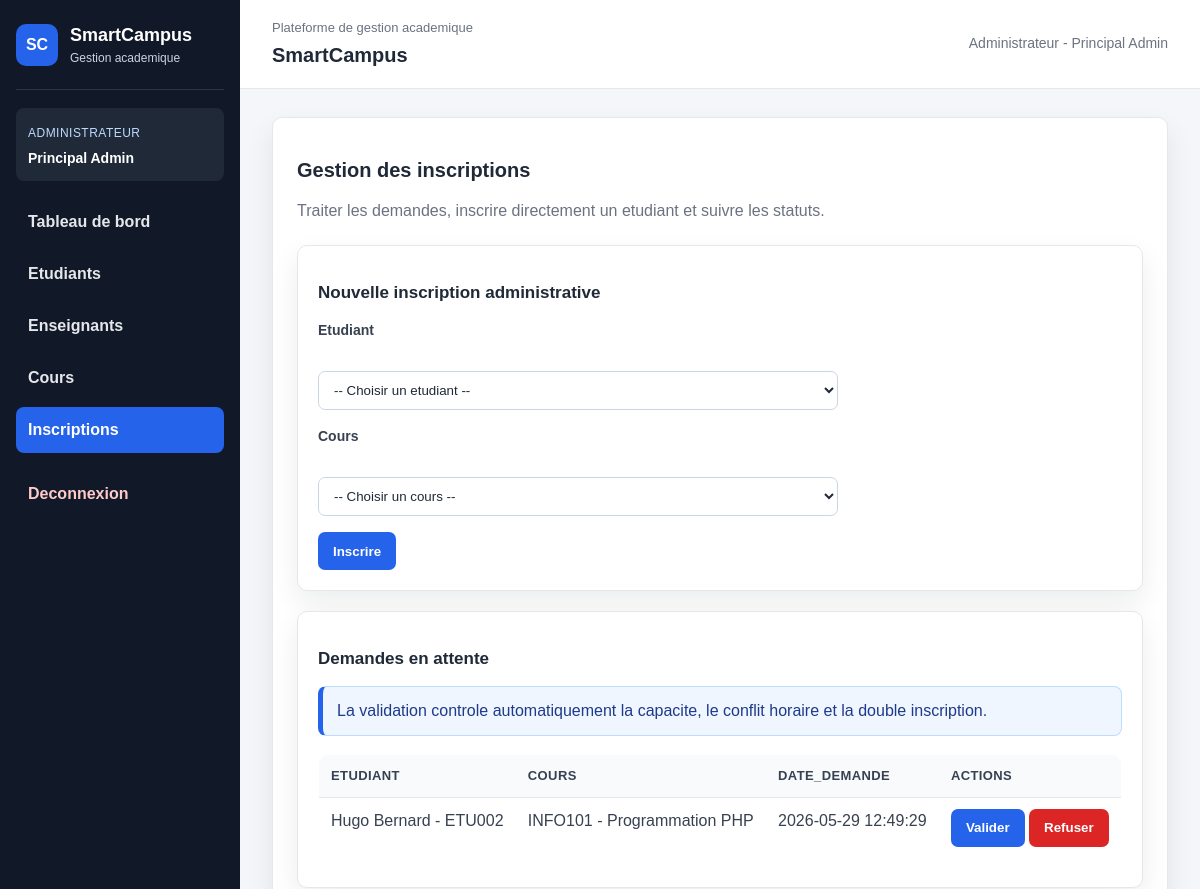
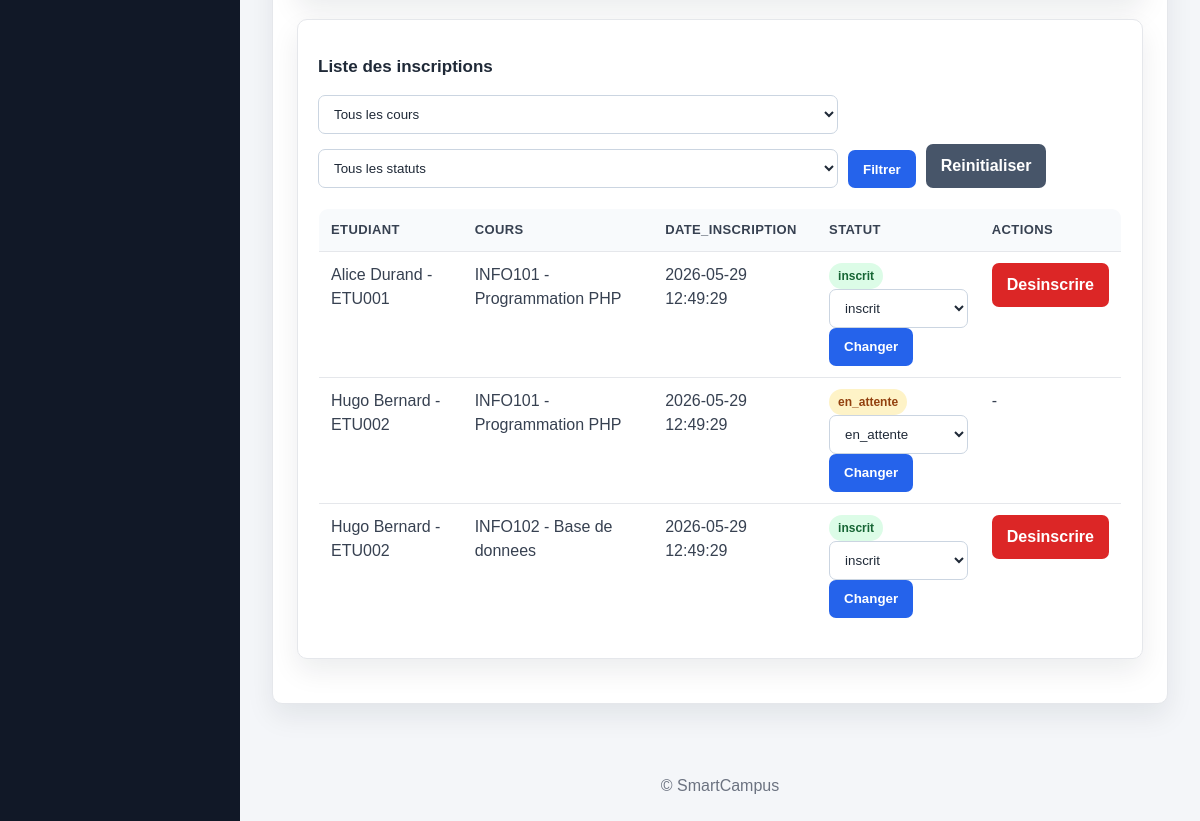
Page /admin/inscriptions.php (signed in) on the earlier database version (2 pictures, top to bottom).
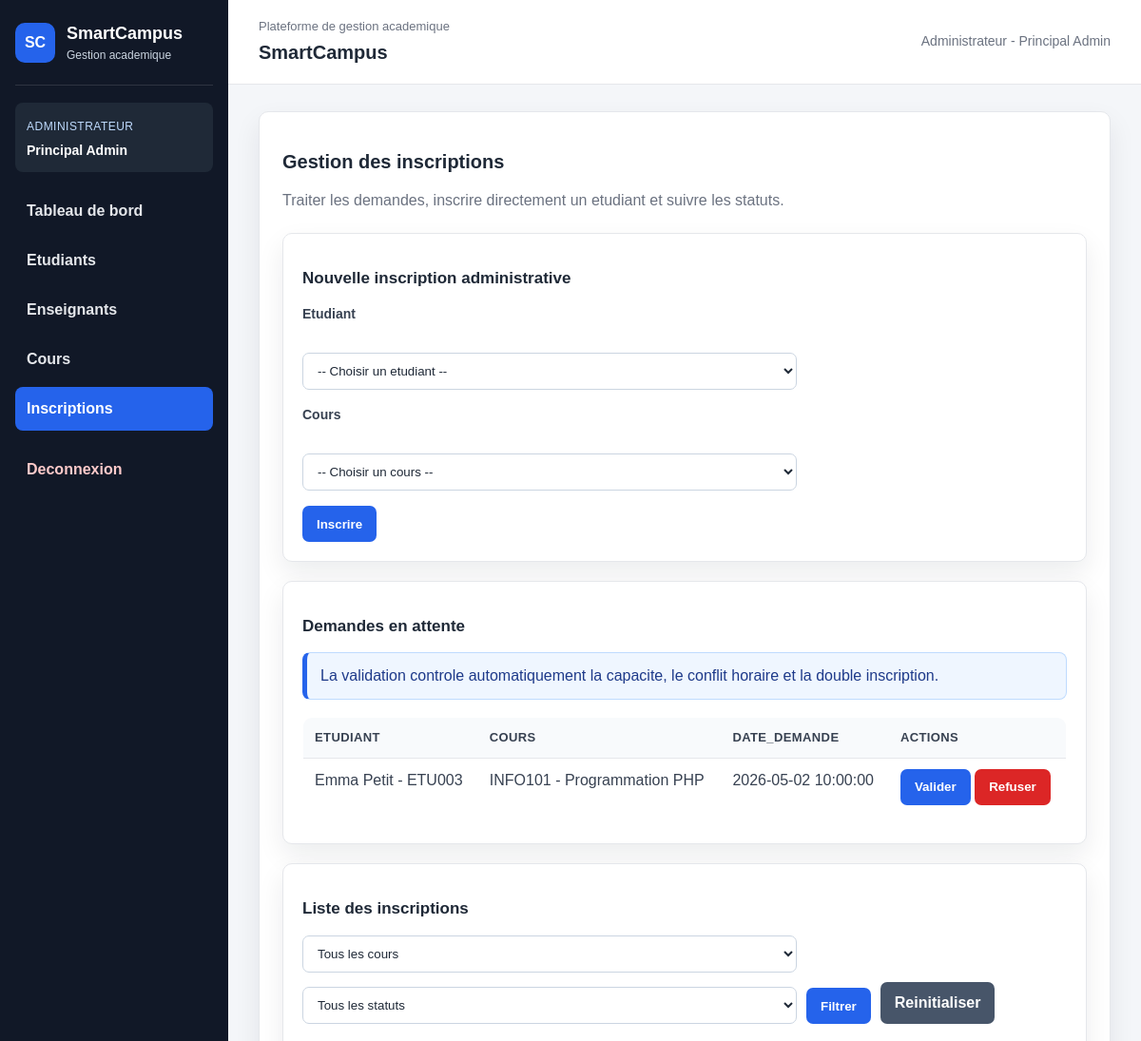
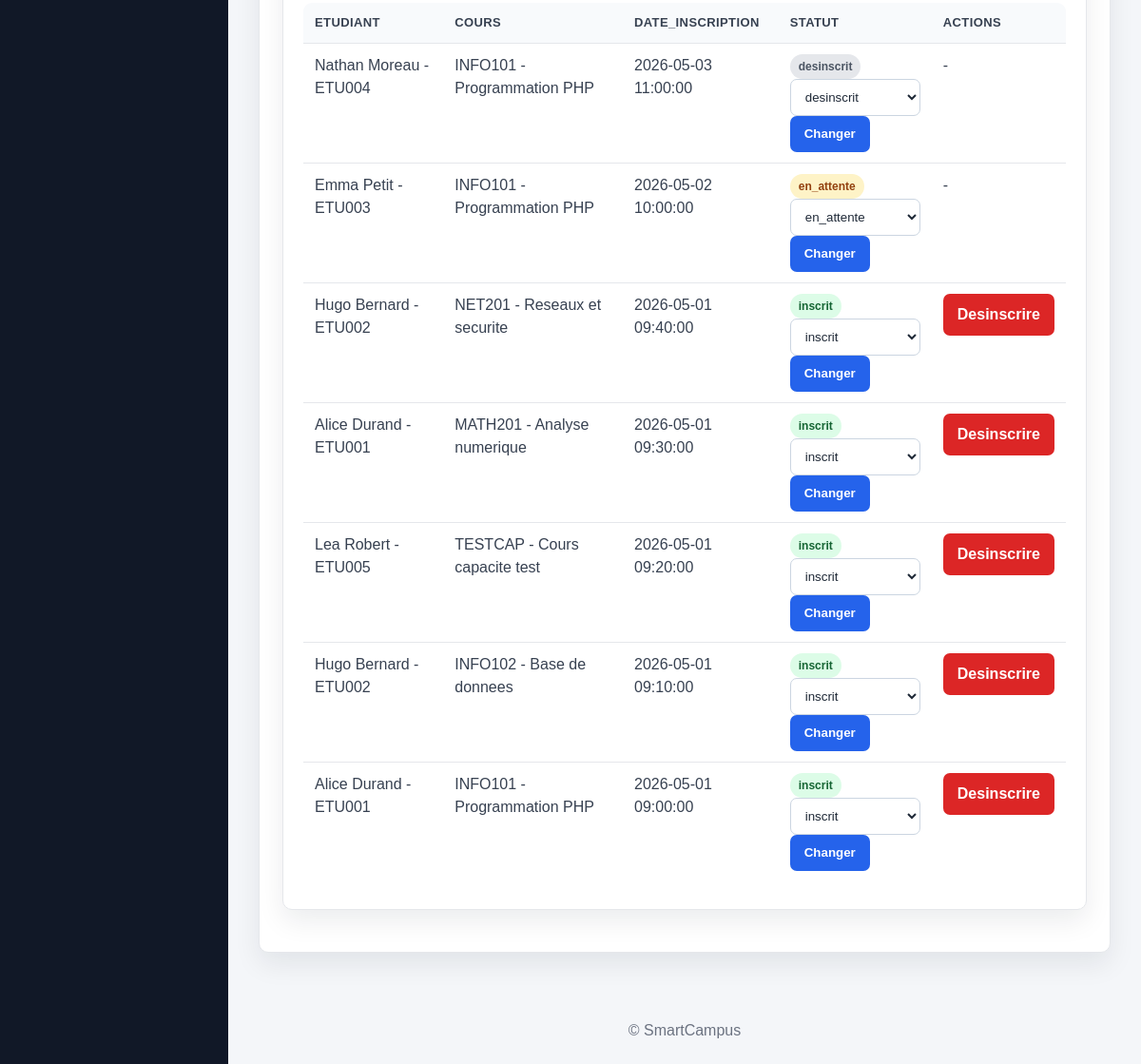
Same page on the later database version (2 pictures, top to bottom).
### tables this page shows
CREATE TABLE inscription (
    id_inscription INT AUTO_INCREMENT PRIMARY KEY,
    date_inscription DATETIME DEFAULT CURRENT_TIMESTAMP,
    statut ENUM('inscrit','desinscrit','en_attente') DEFAULT 'en_attente',
    id_etudiant INT NOT NULL,
    id_cours INT NOT NULL,
    UNIQUE (id_etudiant, id_cours),
    CONSTRAINT fk_inscription_etudiant
        FOREIGN KEY (id_etudiant) REFERENCES etudiant(id_etudiant),
    CONSTRAINT fk_inscription_cours
        FOREIGN KEY (id_cours) REFERENCES cours(id_cours)
);

CREATE TABLE utilisateur (
    id_user INT AUTO_INCREMENT PRIMARY KEY,
    nom VARCHAR(100) NOT NULL,
    prenom VARCHAR(100) NOT NULL,
    email VARCHAR(150) NOT NULL,
    mot_de_passe VARCHAR(255) NOT NULL,
    role ENUM('administrateur','enseignant','etudiant') NOT NULL,
    date_creation TIMESTAMP DEFAULT CURRENT_TIMESTAMP,
    actif TINYINT(1) DEFAULT 1,
    UNIQUE (email)
);

CREATE TABLE etudiant (
    id_etudiant INT AUTO_INCREMENT PRIMARY KEY,
    numero_etudiant VARCHAR(50) NOT NULL,
    niveau VARCHAR(50) NOT NULL,
    groupe_classe VARCHAR(50) NOT NULL,
    date_naissance DATE,
    telephone VARCHAR(30),
    id_user INT NOT NULL,
    UNIQUE (numero_etudiant),
    CONSTRAINT fk_etudiant_utilisateur
        FOREIGN KEY (id_user) REFERENCES utilisateur(id_user)
);

CREATE TABLE cours (
    id_cours INT AUTO_INCREMENT PRIMARY KEY,
    code_cours VARCHAR(50) NOT NULL,
    titre VARCHAR(150) NOT NULL,
    description TEXT,
    capacite_max INT NOT NULL,
    jour VARCHAR(20) NOT NULL,
    heure_debut TIME NOT NULL,
    heure_fin TIME NOT NULL,
    salle VARCHAR(50) NOT NULL,
    semestre VARCHAR(50) NOT NULL,
    id_enseignant INT NOT NULL,
    UNIQUE (code_cours),
    CONSTRAINT fk_cours_enseignant
        FOREIGN KEY (id_enseignant) REFERENCES enseignant(id_enseignant)
);

### admin/inscriptions.php (the view, shortened to what the changed rows need)
<?php
include '../config/db.php';
$types = "";
$params = [];
$sql_inscriptions = "SELECT i.id_inscription, i.date_inscription, i.statut,
                            u.nom, u.prenom, e.numero_etudiant,
                            c.code_cours, c.titre
                     FROM inscription i
                     INNER JOIN etudiant e ON i.id_etudiant = e.id_etudiant
                     INNER JOIN utilisateur u ON e.id_user = u.id_user
                     INNER JOIN cours c ON i.id_cours = c.id_cours";
$sql_inscriptions .= " ORDER BY i.date_inscription DESC";
if (!empty($params)) {
    $stmt_inscriptions = mysqli_prepare($conn, $sql_inscriptions);
    mysqli_stmt_bind_param($stmt_inscriptions, $types, ...$params);
    mysqli_stmt_execute($stmt_inscriptions);
    $result_inscriptions = mysqli_stmt_get_result($stmt_inscriptions);
} else {
    $result_inscriptions = mysqli_query($conn, $sql_inscriptions);
}
$result_demandes = mysqli_query(
    $conn,
    "SELECT i.id_inscription, i.date_inscription,
            u.nom, u.prenom, e.numero_etudiant,
            c.code_cours, c.titre
     FROM inscription i
     INNER JOIN etudiant e ON i.id_etudiant = e.id_etudiant
     INNER JOIN utilisateur u ON e.id_user = u.id_user
     INNER JOIN cours c ON i.id_cours = c.id_cours
     WHERE i.statut = 'en_attente'
     ORDER BY i.date_inscription ASC"
);
include '../includes/header.php';
?>
<section class="container">
<h2>Gestion des inscriptions</h2>
<section class="section-card">
    <table>
        <thead>
            <tr>
                <th>etudiant</th>
                <th>cours</th>
                <th>date_demande</th>
                <th>actions</th>
            </tr>
        </thead>
        <tbody>
            <?php if ($result_demandes && mysqli_num_rows($result_demandes) > 0) { ?>
                <?php while ($demande = mysqli_fetch_assoc($result_demandes)) { ?>
                    <tr>
                        <td><?php echo htmlspecialchars($demande['prenom'] . ' ' . $demande['nom'] . ' - ' . $demande['numero_etudiant']); ?></td>
                        <td><?php echo htmlspecialchars($demande['code_cours'] . ' - ' . $demande['titre']); ?></td>
                        <td><?php echo htmlspecialchars($demande['date_inscription']); ?></td>
                        <td>
                            <form method="post" action="inscriptions.php">
                                <button type="submit" name="valider_demande">Valider</button>
                                <button type="submit" name="refuser_demande" class="danger js-confirm-delete" data-confirm="Refuser cette demande ?">Refuser</button>
                            </form>
                        </td>
                    </tr>
                <?php } ?>
            <?php } else { ?>
                <tr><td colspan="4"><span class="empty-state">Aucune demande en attente.</span></td></tr>
            <?php } ?>
        </tbody>
    </table>
</section>
<section class="section-card">
    <table>
        <thead>
            <tr>
                <th>etudiant</th>
                <th>cours</th>
                <th>date_inscription</th>
                <th>statut</th>
                <th>actions</th>
            </tr>
        </thead>
        <tbody>
            <?php if ($result_inscriptions && mysqli_num_rows($result_inscriptions) > 0) { ?>
                <?php while ($inscription = mysqli_fetch_assoc($result_inscriptions)) { ?>
                    <tr>
                        <td><?php echo htmlspecialchars($inscription['prenom'] . ' ' . $inscription['nom'] . ' - ' . $inscription['numero_etudiant']); ?></td>
                        <td><?php echo htmlspecialchars($inscription['code_cours'] . ' - ' . $inscription['titre']); ?></td>
                        <td><?php echo htmlspecialchars($inscription['date_inscription']); ?></td>
                        <td>
                            <span class="badge <?php
                                if ($inscription['statut'] === 'inscrit') {
                                    echo 'badge-success';
                                } elseif ($inscription['statut'] === 'en_attente') {
                                    echo 'badge-warning';
                                } else {
                                    echo 'badge-muted';
                                }
                            ?>"><?php echo htmlspecialchars($inscription['statut']); ?></span>
                            <form method="post" action="inscriptions.php">
                                <select name="statut">
                                    <option value="inscrit" <?php if ($inscription['statut'] === 'inscrit') echo 'selected'; ?>>inscrit</option>
                                    <option value="en_attente" <?php if ($inscription['statut'] === 'en_attente') echo 'selected'; ?>>en_attente</option>
                                    <option value="desinscrit" <?php if ($inscription['statut'] === 'desinscrit') echo 'selected'; ?>>desinscrit</option>
                                </select>
                                <button type="submit" name="changer_statut">Changer</button>
                            </form>
                        </td>
                        <td>
                            <?php if ($inscription['statut'] === 'inscrit') { ?>
                                <a class="button danger js-confirm-delete" href="inscriptions.php?desinscrire=<?php echo htmlspecialchars($inscription['id_inscription']); ?>" data-confirm="Desinscrire cet etudiant ?">Desinscrire</a>
                            <?php } else { ?>
                                -
                            <?php } ?>
                        </td>
                    </tr>
                <?php } ?>
            <?php } else { ?>
                <tr><td colspan="5"><span class="empty-state">Aucune inscription trouvee.</span></td></tr>
            <?php } ?>
        </tbody>
    </table>
</section>
</section>
<?php include '../includes/footer.php'; ?>

Differences in the rows shown:
removed inscription: utilisateur.prenom+nom "Hugo Bernard - ETU002", id_cours.titre "INFO102 - Base de donnees", date_inscription "2026-05-29 12:49:29", statut "inscrit", shown under "Liste des inscriptions"
no longer on one of the page's lists (row edited): inscription: utilisateur.prenom+nom "Hugo Bernard - ETU002", id_cours.titre "INFO101 - Programmation PHP", date_inscription "2026-05-29 12:49:29"
added inscription: utilisateur.prenom+nom "Emma Petit - ETU003", id_cours.titre "INFO101 - Programmation PHP", date_inscription "2026-05-02 10:00:00", statut "en_attente"
added inscription: utilisateur.prenom+nom "Nathan Moreau - ETU004", id_cours.titre "INFO101 - Programmation PHP", date_inscription "2026-05-03 11:00:00", statut "desinscrit", shown under "Liste des inscriptions"
added inscription: utilisateur.prenom+nom "Hugo Bernard - ETU002", id_cours.titre "NET201 - Reseaux et securite", date_inscription "2026-05-01 09:40:00", statut "inscrit", shown under "Liste des inscriptions"
added inscription: utilisateur.prenom+nom "Alice Durand - ETU001", id_cours.titre "MATH201 - Analyse numerique", date_inscription "2026-05-01 09:30:00", statut "inscrit", shown under "Liste des inscriptions"
added inscription: utilisateur.prenom+nom "Lea Robert - ETU005", id_cours.titre "TESTCAP - Cours capacite test", date_inscription "2026-05-01 09:20:00", statut "inscrit", shown under "Liste des inscriptions"
changed inscription: id_cours.titre "INFO101 - Programmation PHP" → "INFO102 - Base de donnees"; date_inscription "2026-05-29 12:49:29" → "2026-05-01 09:10:00"; statut "en_attente" → "inscrit"; statut "-" → "Desinscrire"; moves up the list
changed inscription (number 7 of 7 on the later page): date_inscription "2026-05-29 12:49:29" → "2026-05-01 09:00:00"
